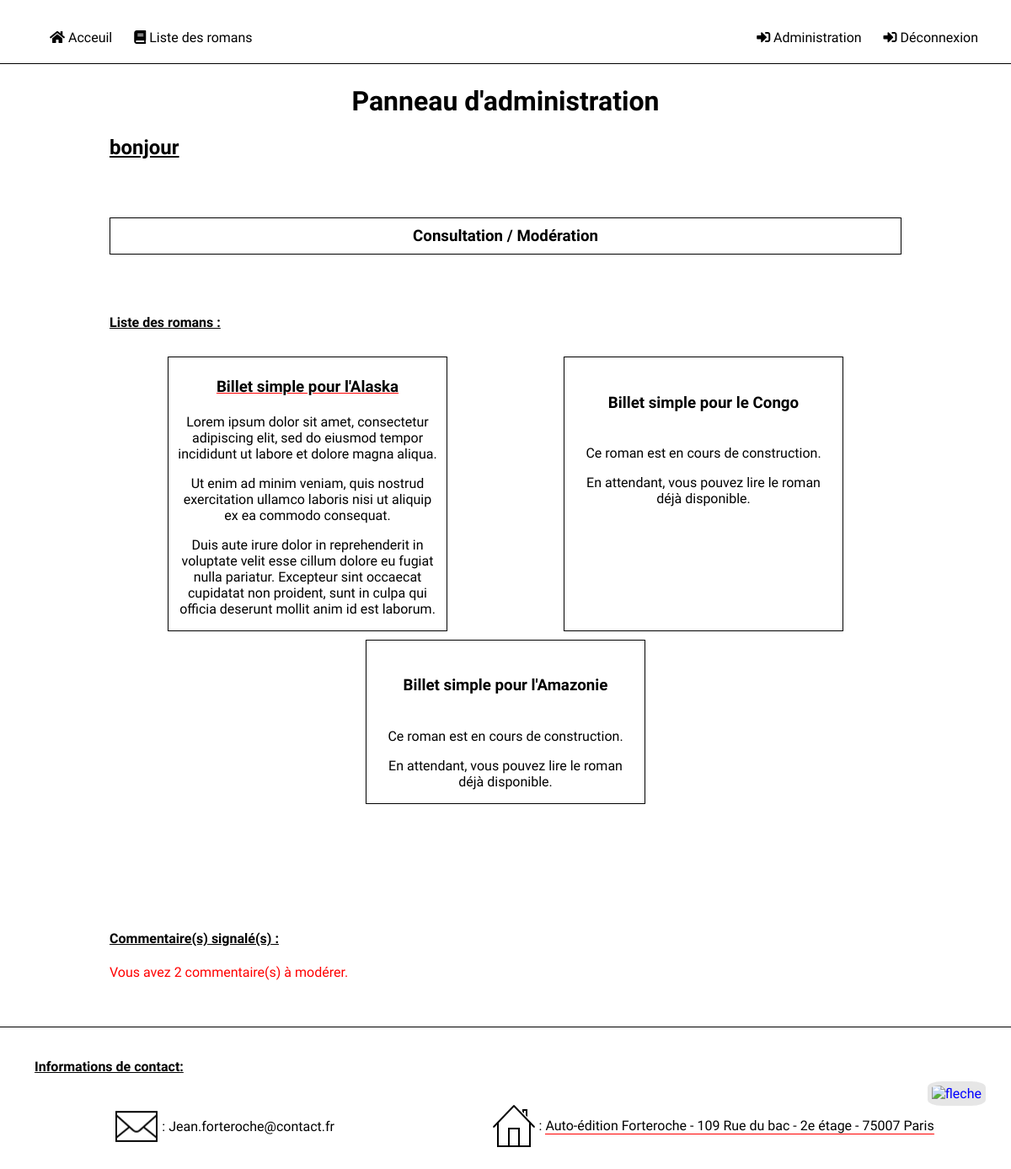
The page /administration.html on the database as committed earlier.
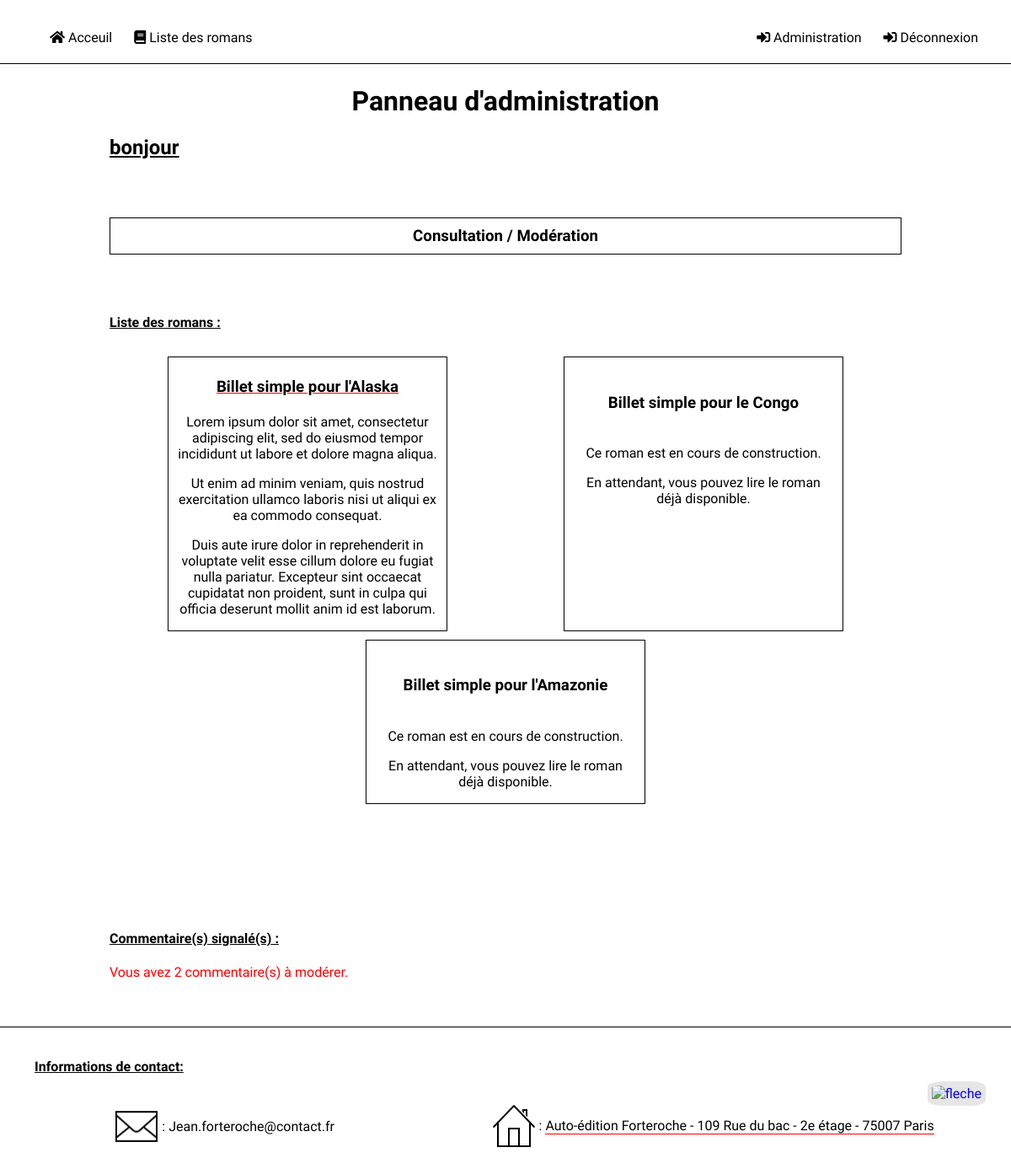
The same page on the database as committed later.
### tables this page shows
CREATE TABLE IF NOT EXISTS `books` (
  `id` int(11) NOT NULL AUTO_INCREMENT,
  `title` varchar(255) NOT NULL,
  `summary` text NOT NULL,
  `publish` int(11) NOT NULL,
  PRIMARY KEY (`id`)
);

### model/BookManager.php (called while the page is built, shortened)
<?php
class BookManager extends Manager
{
    public function getBooks()
    {
        $db = $this->dbConnect();
        $books = $db->query('
        SELECT id, title, summary, publish
        FROM books');
        return $books;
    }
}

### view/frontend/adminPage.php (the view, shortened to what this page needs)
<div id="content">
    <div>
        <h1>Panneau d'administration</h1>
    </div>
    <div id="messageAccueil">
        <h2> bonjour <?= $_SESSION['name'] ?></h2>
    </div>
    <div id="infosAdmin">
        <div class='section'>
            <?php
            if ($_SESSION['permission'] == 1) {
            ?>
            <h3>Consultation / Création / Edition / Suppression</h3>
            <?php
            } else {
            ?>
            <h3>Consultation / Modération</h3>
            <?php
            }
            ?>
        </div>
        <h4>Liste des romans :</h4>
        <div id="listeRomansAdmin">
            <?php
            while ($data = $books->fetch()) {
                $title = $data['title'];
                $titleEdit = str_replace(' ','',ucwords($title));
            ?>
            <div class="projet" id="<?= $data['id']?>">
                <?php
                if ($_SESSION['permission'] == 1 || $data['publish'] == 1) {
                ?>
                <h3 class="animated pulse" >
                    <a href="roman-<?= $data['id'] ?>-<?= $titleEdit?>.html">
                        <?= htmlspecialchars($data['title']) ?>
                    </a>
                </h3>
                <?php
                } else {
                ?>
                <h3>
                    <p><?= htmlspecialchars($data['title']) ?></p>
                </h3>
                <?php
                }
                ?>
                <div>
                    <?= $data['summary'] ?>
                </div>
            </div>
            <?php
            }
            ?>
        </div>
        <div id="reportedComments">
            <h4>Commentaire(s) signalé(s) :</h4>
            <?php
            $reportCount = 0;
            while($reportedComment = $reportedComments->fetch()) {
                if ($reportedComment['report'] >= 1) {
                    $reportCount = $reportCount + 1;
                }
            }
            if ($reportCount > 0) {
            ?>
            <a href="administration-commentaires.html">Vous avez <?= $reportCount?> commentaire(s) à modérer.</a>
            <?php
            } else {
            ?>
            <p>Vous n'avez aucun commentaire à modérer.</p>
            <?php
            }
            ?>
        </div>
    </div>
</div>
<?php
require('template.php');
?>

Rows that differ between the two databases and show on the page:
changed books "Billet simple pour l'Alaska": summary "…ullamco laboris nisi ut aliquip ex ea commodo consequat.…" → "…ullamco laboris nisi ut aliqui ex ea commodo consequat.…"
